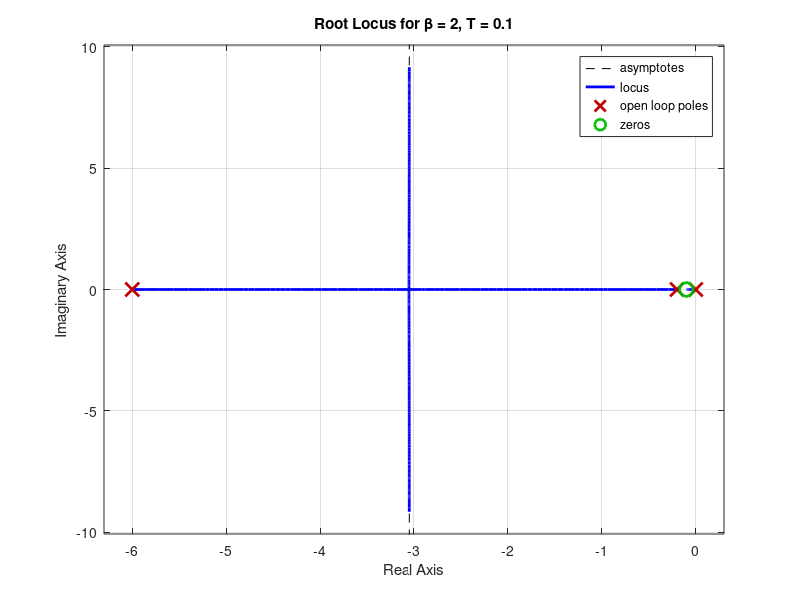
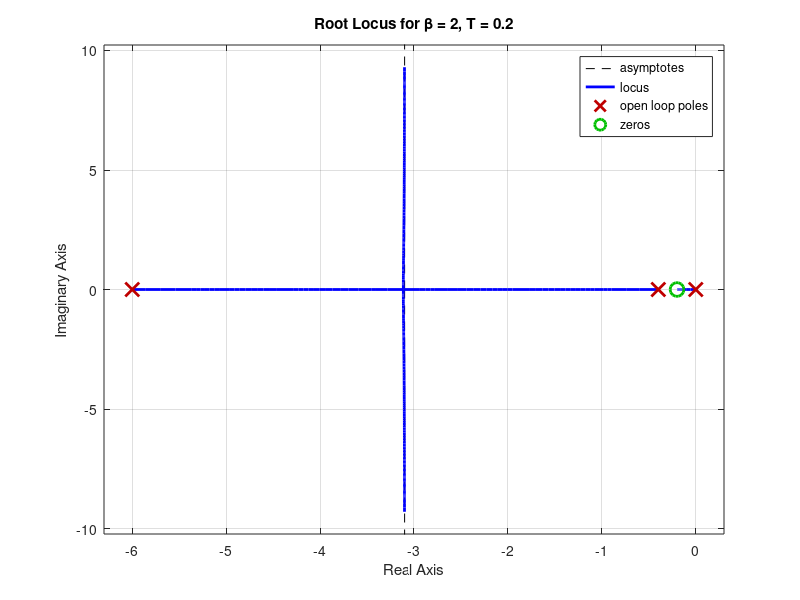
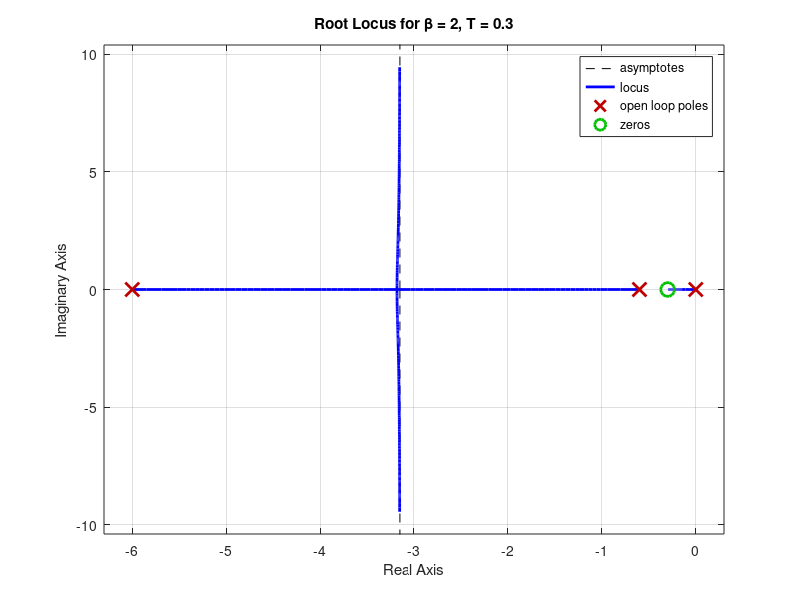
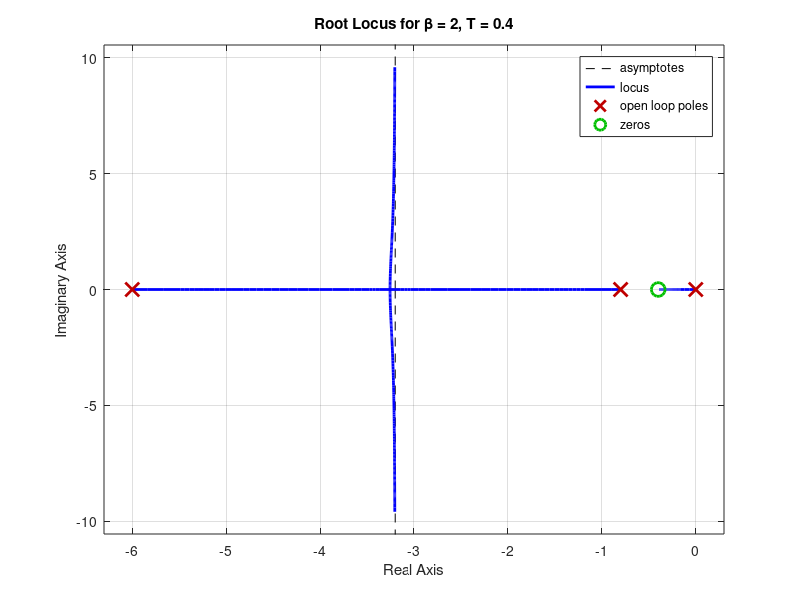

Write the MATLAB code that produced these figures, in order. (Note: this script raises an error after producing the figures.)
% مشخصات سیستم
num = 10;
den = [1 6 0];
G = tf(num, den);

% ثابت خطای سرعت هدف
Kv_target = 5;

% محاسبه بهره Kc اولیه
Kc_initial = Kv_target * (6/10);

% مکان هندسی ریشهها برای بهرههای مختلف
beta_values = [2, 3, 5];  % مقادیر فرضی برای beta
T_values = 0.1:0.1:1;  % مقادیر فرضی برای T

for beta = beta_values
    for T = T_values
        % تابع تبدیل کنترل کننده پسفاز
        Gc = Kc_initial * tf([1 T], [1 beta*T]);
        
        % سیستم حلقه بسته
        G_open = G * Gc;
        G_cl = feedback(G_open, 1);
        
        % رسم مکان هندسی ریشهها
        figure;
        rlocus(G_open);
        title(['Root Locus for \beta = ', num2str(beta), ', T = ', num2str(T)]);
        grid on;
    end
end

% محاسبه Kc دقیقتر پس از انتخاب beta و T مناسب
beta = 3;  % مقدار بهینه انتخابشده
T = 0.5;   % مقدار بهینه انتخابشده
Gc = Kc_initial * tf([1 T], [1 beta*T]);

% محاسبه ثابت خطای سرعت جدید
Kv_new = dcgain(G*Gc/s);

% نمایش پارامترهای کنترل کننده
fprintf('Optimized Controller Parameters:\n');
fprintf('Kc: %.2f\n', Kc_initial);
fprintf('Beta: %.2f\n', beta);
fprintf('T: %.2f\n', T);
fprintf('New Kv: %.2f\n', Kv_new);
